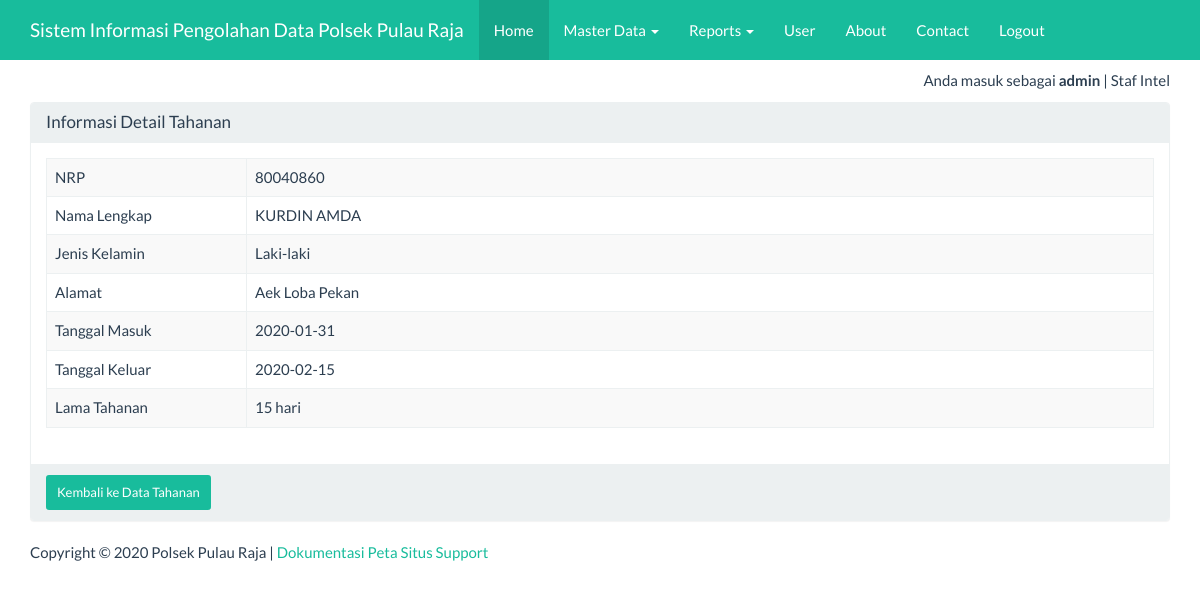
Page /index_admin.php?page=tahanan&actions=detail&id=1 (signed in) on the committed database.
### tables this page shows
CREATE TABLE IF NOT EXISTS `tbl_tahanan` (
  `id` int(20) NOT NULL AUTO_INCREMENT,
  `nrp` varchar(100) DEFAULT NULL,
  `nama_lengkap` varchar(50) DEFAULT NULL,
  `jenis_kelamin` varchar(100) DEFAULT NULL,
  `alamat` varchar(100) DEFAULT NULL,
  `tgl_masuk` date DEFAULT NULL,
  `tgl_keluar` date DEFAULT NULL,
  `lama_tahanan` varchar(50) DEFAULT NULL,
  PRIMARY KEY (`id`)
);

### views/tahanan_detail.php (the view)
<div class="container">
    <div class="row">
        <div class="col-xs-12">
            <div class="panel panel-default">
                <div class="panel-heading">
                    <h3 class="panel-title">Informasi Detail Tahanan</h3>
                </div>
                <div class="panel-body">
                    <?php
                    $sql = "SELECT *FROM tbl_tahanan WHERE id='" . $_GET ['id'] . "'";
                    $query = mysqli_query($koneksi, $sql) or die("SQL Detail error");
                    $data = mysqli_fetch_array($query);
                    ?>
                    <table class="table table-bordered table-striped table-hover">
                        <tr>
                            <td width="200">NRP</td> <td><?= $data['nrp'] ?></td>
                        </tr>
                        <tr>
                            <td>Nama Lengkap</td> <td><?= $data['nama_lengkap'] ?></td>
                        </tr>
                        <tr>
                            <td>Jenis Kelamin</td> <td><?= $data['jenis_kelamin'] ?></td>
                        </tr>
                        <tr>
                            <td>Alamat</td> <td><?= $data['alamat'] ?></td>
                        </tr>
                        <tr>
                            <td>Tanggal Masuk</td> <td><?= $data['tgl_masuk'] ?></td>
                        </tr>
                        <tr>
                            <td>Tanggal Keluar</td> <td><?= $data['tgl_keluar'] ?></td>
                        </tr>
                         <tr>
                            <td>Lama Tahanan</td> <td><?= $data['lama_tahanan'] ?></td>
                        </tr>
                    </table>
                </div>
                <div class="panel-footer">
                    <a href="?page=tahanan&actions=tampil" class="btn btn-success btn-sm">
                        Kembali ke Data Tahanan </a>
                </div>
            </div>
        </div>
    </div>
</div>

### index_admin.php (style rules this page uses)
body { margin-top:70px; }

### rows in the picture
tbl_tahanan: nrp "80040860", nama_lengkap "KURDIN AMDA", jenis_kelamin "Laki-laki", alamat "Aek Loba Pekan", tgl_masuk "2020-01-31", tgl_keluar "2020-02-15", lama_tahanan "15 hari"

### other values in the picture
$_SESSION['username'] "admin"
$_SESSION['ket'] "Staf Intel"
